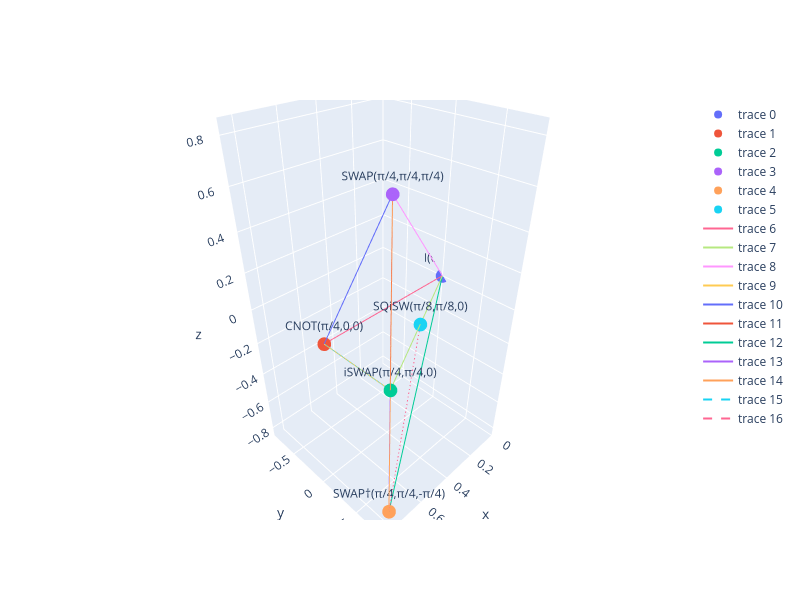

This figure's notebook cell:
### Code cell
import numpy as np
import plotly.graph_objects as go

# Points
I       = (0, 0, 0)
CNOT    = (np.pi/4, 0, 0)
iSWAP   = (np.pi/4, np.pi/4, 0)
SWAP    = (np.pi/4, np.pi/4, np.pi/4)
SWAP_dg = (np.pi/4, np.pi/4, -np.pi/4)
SQiSW   = (np.pi/8, np.pi/8, 0)

points = {
    "I(0,0,0)": I,
    "CNOT(π/4,0,0)": CNOT,
    "iSWAP(π/4,π/4,0)": iSWAP,
    "SWAP(π/4,π/4,π/4)": SWAP,
    "SWAP†(π/4,π/4,-π/4)": SWAP_dg,
    "SQiSW(π/8,π/8,0)": SQiSW,
}

fig = go.Figure()

# Scatter points with labels
for name, (x, y, z) in points.items():
    fig.add_trace(go.Scatter3d(
        x=[x], y=[y], z=[z],
        mode="markers+text",
        text=[name],
        textposition="top center"
    ))

# Helper to add line segments
def add_edge(p1, p2, dash=False):
    (x1,y1,z1), (x2,y2,z2) = p1, p2
    fig.add_trace(go.Scatter3d(
        x=[x1, x2], y=[y1, y2], z=[z1, z2],
        mode="lines",
        line=dict(dash="dash" if dash else "solid")
    ))

# Outer edges (like in the figure)
add_edge(I, CNOT)
add_edge(I, iSWAP)
add_edge(I, SWAP)
add_edge(CNOT, iSWAP)
add_edge(CNOT, SWAP)
add_edge(iSWAP, SWAP)
add_edge(I, SWAP_dg)
add_edge(SWAP_dg, iSWAP)
add_edge(SWAP_dg, SWAP)

# Internal dashed lines
add_edge(iSWAP, CNOT, dash=True)     # "B" line
add_edge(SWAP_dg, SQiSW, dash=True)  # line to SQiSW

fig.update_layout(
    scene=dict(
        xaxis_title="x",
        yaxis_title="y",
        zaxis_title="z",
        xaxis=dict(range=[0, np.pi/4*1.1]),
        yaxis=dict(range=[-np.pi/4*1.1, np.pi/4*1.1]),
        zaxis=dict(range=[-np.pi/4*1.1, np.pi/4*1.1]),
    ),
    width=800,
    height=600
)

fig.show()

### Figure 1 — Plotly figure (JSON) as saved in the notebook; plotly's stock layout.template omitted (floating-point values rounded to 4 significant figures)
{"data": [{"mode": "markers+text", "text": ["I(0,0,0)"], "textposition": "top center", "type": "scatter3d", "x": [0], "y": [0], "z": [0]}, {"mode": "markers+text", "text": ["CNOT(π/4,0,0)"], "textposition": "top center", "type": "scatter3d", "x": [0.7854], "y": [0], "z": [0]}, {"mode": "markers+text", "text": ["iSWAP(π/4,π/4,0)"], "textposition": "top center", "type": "scatter3d", "x": [0.7854], "y": [0.7854], "z": [0]}, {"mode": "markers+text", "text": ["SWAP(π/4,π/4,π/4)"], "textposition": "top center", "type": "scatter3d", "x": [0.7854], "y": [0.7854], "z": [0.7854]}, {"mode": "markers+text", "text": ["SWAP†(π/4,π/4,-π/4)"], "textposition": "top center", "type": "scatter3d", "x": [0.7854], "y": [0.7854], "z": [-0.7854]}, {"mode": "markers+text", "text": ["SQiSW(π/8,π/8,0)"], "textposition": "top center", "type": "scatter3d", "x": [0.3927], "y": [0.3927], "z": [0]}, {"line": {"dash": "solid"}, "mode": "lines", "type": "scatter3d", "x": [0, 0.7854], "y": [0, 0], "z": [0, 0]}, {"line": {"dash": "solid"}, "mode": "lines", "type": "scatter3d", "x": [0, 0.7854], "y": [0, 0.7854], "z": [0, 0]}, {"line": {"dash": "solid"}, "mode": "lines", "type": "scatter3d", "x": [0, 0.7854], "y": [0, 0.7854], "z": [0, 0.7854]}, {"line": {"dash": "solid"}, "mode": "lines", "type": "scatter3d", "x": [0.7854, 0.7854], "y": [0, 0.7854], "z": [0, 0]}, {"line": {"dash": "solid"}, "mode": "lines", "type": "scatter3d", "x": [0.7854, 0.7854], "y": [0, 0.7854], "z": [0, 0.7854]}, {"line": {"dash": "solid"}, "mode": "lines", "type": "scatter3d", "x": [0.7854, 0.7854], "y": [0.7854, 0.7854], "z": [0, 0.7854]}, {"line": {"dash": "solid"}, "mode": "lines", "type": "scatter3d", "x": [0, 0.7854], "y": [0, 0.7854], "z": [0, -0.7854]}, {"line": {"dash": "solid"}, "mode": "lines", "type": "scatter3d", "x": [0.7854, 0.7854], "y": [0.7854, 0.7854], "z": [-0.7854, 0]}, {"line": {"dash": "solid"}, "mode": "lines", "type": "scatter3d", "x": [0.7854, 0.7854], "y": [0.7854, 0.7854], "z": [-0.7854, 0.7854]}, {"line": {"dash": "dash"}, "mode": "lines", "type": "scatter3d", "x": [0.7854, 0.7854], "y": [0.7854, 0], "z": [0, 0]}, {"line": {"dash": "dash"}, "mode": "lines", "type": "scatter3d", "x": [0.7854, 0.3927], "y": [0.7854, 0.3927], "z": [-0.7854, 0]}], "layout": {"height": 600, "scene": {"xaxis": {"range": [0, 0.8639], "title": {"text": "x"}}, "yaxis": {"range": [-0.8639, 0.8639], "title": {"text": "y"}}, "zaxis": {"range": [-0.8639, 0.8639], "title": {"text": "z"}}}, "width": 800}}
